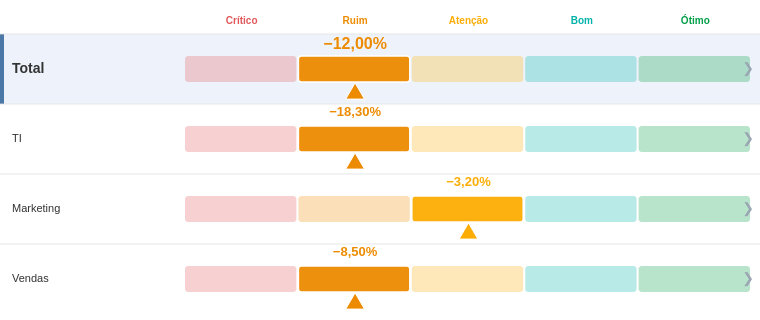

Specify this chart in Vega-Lite:
### Vega specification from a JSON file in a GitHub repository (floating-point values rounded to 4 significant figures)
{"$schema": "https://vega.github.io/schema/vega/v6.json", "description": "PROTÓTIPO (rev animação) — igual à versão Deneb, mas com 'width' e dataset fictício embutido (valores em R$ mil) para testar a transição animada em vega.github.io/editor.", "width": 760, "height": 320, "autosize": {"type": "none", "resize": true, "contains": "padding"}, "padding": {"left": 0, "right": 0, "top": 8, "bottom": 8}, "signals": [{"name": "totalWidth", "update": "width"}, {"name": "labelWidth", "value": 185}, {"name": "barAreaWidth", "update": "totalWidth - labelWidth - 8"}, {"name": "segW", "update": "barAreaWidth / 5"}, {"name": "headerH", "value": 26}, {"name": "rowH", "value": 70}, {"name": "barH", "value": 26}, {"name": "barOffY", "value": 22}, {"name": "topPad", "value": 58}, {"name": "projRowH", "value": 42}, {"name": "chartPad", "value": 80}, {"name": "chartLeft", "update": "labelWidth + chartPad"}, {"name": "chartRight", "update": "totalWidth - chartPad"}, {"name": "centerX", "update": "(chartLeft + chartRight) / 2"}, {"name": "divMax", "update": "data('childExtent').length ? data('childExtent')[0].maxAbs : 1"}, {"name": "nChild", "update": "data('children').length"}, {"name": "currentNode", "value": null, "on": [{"events": "@areaRow:click", "update": "datum.Nome"}, {"events": "@backBtn:click", "update": "null"}]}, {"name": "animMs", "value": 350}, {"name": "animStart", "value": 0, "on": [{"events": {"signal": "currentNode"}, "update": "now()"}]}, {"name": "tRaw", "value": 1, "on": [{"events": {"type": "timer", "throttle": 20}, "update": "animStart > 0 ? min((now() - animStart) / animMs, 1) : 1"}]}, {"name": "tEase", "update": "tRaw * (2 - tRaw)"}], "data": [{"name": "dataset", "values": [{"Nome": "Total", "Pai": null, "Nivel": 1, "Ordem": 0, "Desvio": -12.0, "Nota": 2, "Planejado": 2160, "Realizado": 2420}, {"Nome": "TI", "Pai": "Total", "Nivel": 2, "Ordem": 1, "Desvio": -18.3, "Nota": 2, "Planejado": 1000, "Realizado": 1183}, {"Nome": "Marketing", "Pai": "Total", "Nivel": 2, "Ordem": 2, "Desvio": -3.2, "Nota": 3, "Planejado": 410, "Realizado": 423}, {"Nome": "Vendas", "Pai": "Total", "Nivel": 2, "Ordem": 3, "Desvio": -8.5, "Nota": 2, "Planejado": 750, "Realizado": 814}, {"Nome": "Migração ERP", "Pai": "TI", "Nivel": 3, "Ordem": 0, "Desvio": -28.0, "Nota": 1, "Planejado": 500, "Realizado": 640}, {"Nome": "Upgrade Wi-Fi", "Pai": "TI", "Nivel": 3, "Ordem": 0, "Desvio": -18.7, "Nota": 2, "Planejado": 80, "Realizado": 95}, {"Nome": "Data Lake", "Pai": "TI", "Nivel": 3, "Ordem": 0, "Desvio": -10.0, "Nota": 2, "Planejado": 300, "Realizado": 330}, {"Nome": "Helpdesk", "Pai": "TI", "Nivel": 3, "Ordem": 0, "Desvio": 18.3, "Nota": 4, "Planejado": 120, "Realizado": 98}, {"Nome": "Rebranding", "Pai": "Marketing", "Nivel": 3, "Ordem": 0, "Desvio": -16.6, "Nota": 2, "Planejado": 150, "Realizado": 175}, {"Nome": "Campanha Verão", "Pai": "Marketing", "Nivel": 3, "Ordem": 0, "Desvio": 5.0, "Nota": 4, "Planejado": 200, "Realizado": 190}, {"Nome": "SEO", "Pai": "Marketing", "Nivel": 3, "Ordem": 0, "Desvio": 3.3, "Nota": 4, "Planejado": 60, "Realizado": 58}, {"Nome": "Expansão Nordeste", "Pai": "Vendas", "Nivel": 3, "Ordem": 0, "Desvio": -20.0, "Nota": 1, "Planejado": 250, "Realizado": 300}, {"Nome": "CRM Novo", "Pai": "Vendas", "Nivel": 3, "Ordem": 0, "Desvio": -3.75, "Nota": 3, "Planejado": 400, "Realizado": 415}, {"Nome": "Treinamento Equipe", "Pai": "Vendas", "Nivel": 3, "Ordem": 0, "Desvio": 1.0, "Nota": 4, "Planejado": 100, "Realizado": 99}]}, {"name": "regua", "source": "dataset", "transform": [{"type": "filter", "expr": "datum.Nivel <= 2 && currentNode === null"}, {"type": "collect", "sort": {"field": "Ordem"}}, {"type": "formula", "as": "rowY", "expr": "datum.Ordem * rowH + headerH"}]}, {"name": "empresaBand", "source": "regua", "transform": [{"type": "filter", "expr": "datum.Nivel === 1"}]}, {"name": "zonas", "source": "regua", "transform": [{"type": "formula", "as": "zoneArr", "expr": "[1, 2, 3, 4, 5]"}, {"type": "flatten", "fields": ["zoneArr"], "as": ["notaZona"]}]}, {"name": "zoneMeta", "values": [{"n": 1, "label": "Crítico"}, {"n": 2, "label": "Ruim"}, {"n": 3, "label": "Atenção"}, {"n": 4, "label": "Bom"}, {"n": 5, "label": "Ótimo"}], "transform": [{"type": "filter", "expr": "currentNode === null"}]}, {"name": "children", "source": "dataset", "transform": [{"type": "filter", "expr": "currentNode !== null && datum.Pai === currentNode"}, {"type": "formula", "as": "saldo", "expr": "datum.Planejado - datum.Realizado"}, {"type": "formula", "as": "absSaldo", "expr": "abs(datum.saldo)"}, {"type": "collect", "sort": {"field": "absSaldo", "order": "descending"}}, {"type": "window", "ops": ["row_number"], "as": ["idx"]}, {"type": "formula", "as": "rowY", "expr": "topPad + (datum.idx - 1) * projRowH"}]}, {"name": "childExtent", "source": "children", "transform": [{"type": "aggregate", "fields": ["absSaldo"], "ops": ["max"], "as": ["maxAbs"]}]}, {"name": "navState", "values": [{}], "transform": [{"type": "filter", "expr": "currentNode !== null"}]}], "scales": [{"name": "colorScale", "type": "ordinal", "domain": [1, 2, 3, 4, 5], "range": ["#e15759", "#ED8B00", "#fcad04", "#00b2a9", "#009e47"]}, {"name": "xDiv", "type": "linear", "zero": false, "clamp": true, "domain": [{"signal": "-divMax"}, {"signal": "divMax"}], "range": [{"signal": "chartLeft"}, {"signal": "chartRight"}]}], "marks": [{"type": "rect", "from": {"data": "empresaBand"}, "encode": {"update": {"x": {"value": 0}, "width": {"signal": "totalWidth"}, "y": {"signal": "datum.rowY"}, "height": {"signal": "rowH"}, "fill": {"value": "#eef3fb"}, "opacity": {"signal": "tEase"}}}}, {"type": "rect", "from": {"data": "empresaBand"}, "encode": {"update": {"x": {"value": 0}, "width": {"value": 4}, "y": {"signal": "datum.rowY"}, "height": {"signal": "rowH"}, "fill": {"value": "#4c78a8"}, "opacity": {"signal": "tEase"}}}}, {"type": "text", "from": {"data": "zoneMeta"}, "encode": {"enter": {"align": {"value": "center"}, "baseline": {"value": "middle"}, "fontSize": {"value": 10}, "fontWeight": {"value": "bold"}}, "update": {"x": {"signal": "labelWidth + (datum.n - 0.5) * segW"}, "y": {"signal": "headerH / 2"}, "text": {"field": "label"}, "fill": {"signal": "scale('colorScale', datum.n)"}, "limit": {"signal": "segW - 4"}, "opacity": {"signal": "tEase"}}}}, {"type": "rule", "from": {"data": "regua"}, "encode": {"enter": {"stroke": {"value": "#e0e0e0"}, "strokeWidth": {"value": 1}}, "update": {"x": {"value": 0}, "x2": {"signal": "totalWidth"}, "y": {"field": "rowY"}, "opacity": {"signal": "0.8 * tEase"}}}}, {"type": "rect", "from": {"data": "zonas"}, "encode": {"enter": {"strokeWidth": {"value": 1.5}, "cornerRadius": {"value": 3}}, "update": {"x": {"signal": "labelWidth + (datum.notaZona - 1) * segW"}, "width": {"signal": "segW - 2"}, "y": {"signal": "datum.rowY + barOffY"}, "height": {"signal": "barH"}, "fill": {"signal": "scale('colorScale', datum.notaZona)"}, "fillOpacity": {"signal": "!isValid(datum.Nota) ? 0.55 : (datum.notaZona === datum.Nota ? 0.95 : 0.28)"}, "stroke": {"signal": "datum.notaZona === datum.Nota ? '#ffffff' : null"}, "opacity": {"signal": "tEase"}}}}, {"type": "text", "from": {"data": "regua"}, "encode": {"enter": {"align": {"value": "left"}, "baseline": {"value": "middle"}, "fill": {"value": "#333333"}}, "update": {"x": {"value": 12}, "y": {"signal": "datum.rowY + barOffY + barH / 2"}, "text": {"field": "Nome"}, "fontSize": {"signal": "datum.Nivel === 1 ? 14 : 11"}, "fontWeight": {"signal": "datum.Nivel === 1 ? 'bold' : 'normal'"}, "limit": {"signal": "labelWidth - 20"}, "opacity": {"signal": "tEase"}}}}, {"type": "text", "from": {"data": "regua"}, "encode": {"enter": {"align": {"value": "center"}, "baseline": {"value": "top"}, "fontWeight": {"value": "bold"}}, "update": {"x": {"signal": "isValid(datum.Nota) ? labelWidth + (datum.Nota - 0.5) * segW : labelWidth + barAreaWidth / 2"}, "y": {"signal": "datum.rowY + 2"}, "text": {"signal": "isValid(datum.Desvio) ? replace(format(datum.Desvio, '.2f'), '.', ',') + '%' : '--'"}, "fontSize": {"signal": "datum.Nivel === 1 ? 16 : 13"}, "fill": {"signal": "isValid(datum.Nota) ? scale('colorScale', datum.Nota) : '#aaaaaa'"}, "opacity": {"signal": "tEase"}}}}, {"type": "symbol", "from": {"data": "regua"}, "encode": {"enter": {"shape": {"value": "triangle-up"}, "stroke": {"value": "white"}, "strokeWidth": {"value": 1}}, "update": {"x": {"signal": "isValid(datum.Nota) ? labelWidth + (datum.Nota - 0.5) * segW : -999"}, "y": {"signal": "datum.rowY + barOffY + barH + 9"}, "size": {"signal": "min(segW * 14, 350)"}, "fill": {"signal": "isValid(datum.Nota) ? scale('colorScale', datum.Nota) : 'transparent'"}, "opacity": {"signal": "(isValid(datum.Nota) ? 1 : 0) * tEase"}}}}, {"type": "text", "from": {"data": "regua"}, "encode": {"enter": {"align": {"value": "center"}, "baseline": {"value": "middle"}, "fontSize": {"value": 14}, "fill": {"value": "#9aa6b2"}}, "update": {"x": {"signal": "totalWidth - 12"}, "y": {"signal": "datum.rowY + barOffY + barH / 2"}, "text": {"value": "❯"}, "opacity": {"signal": "tEase"}}}}, {"type": "rect", "name": "areaRow", "from": {"data": "regua"}, "encode": {"enter": {"cursor": {"value": "pointer"}, "fill": {"value": "#4c78a8"}}, "update": {"x": {"value": 0}, "width": {"signal": "totalWidth"}, "y": {"signal": "datum.rowY"}, "height": {"signal": "rowH"}, "fillOpacity": {"value": 0}, "tooltip": {"signal": "{'Nó': datum.Nome, 'Desvio': isValid(datum.Desvio) ? replace(format(datum.Desvio, '.2f'), '.', ',') + '%' : '--', 'Nota': isValid(datum.Nota) ? datum.Nota : '--', 'Planejado': 'R$ ' + replace(format(datum.Planejado, ',.0f'), /,/g, '.') + ' mil', 'Realizado': 'R$ ' + replace(format(datum.Realizado, ',.0f'), /,/g, '.') + ' mil'}"}}, "hover": {"fillOpacity": {"value": 0.1}}}}, {"type": "rule", "from": {"data": "navState"}, "encode": {"update": {"x": {"signal": "centerX"}, "y": {"signal": "topPad - 12"}, "y2": {"signal": "topPad + nChild * projRowH - 12"}, "stroke": {"value": "#9aa6b2"}, "strokeWidth": {"value": 1.5}, "opacity": {"signal": "tEase"}}}}, {"type": "text", "from": {"data": "navState"}, "encode": {"enter": {"align": {"value": "right"}, "baseline": {"value": "bottom"}, "fontSize": {"value": 10}, "fill": {"value": "#c0504d"}}, "update": {"x": {"signal": "centerX - 8"}, "y": {"signal": "topPad - 14"}, "text": {"value": "◄ Estouro (gastou mais)"}, "opacity": {"signal": "tEase"}}}}, {"type": "text", "from": {"data": "navState"}, "encode": {"enter": {"align": {"value": "left"}, "baseline": {"value": "bottom"}, "fontSize": {"value": 10}, "fill": {"value": "#4e9a51"}}, "update": {"x": {"signal": "centerX + 8"}, "y": {"signal": "topPad - 14"}, "text": {"value": "Economia (gastou menos) ►"}, "opacity": {"signal": "tEase"}}}}, {"type": "rect", "from": {"data": "children"}, "encode": {"enter": {"cornerRadius": {"value": 3}}, "update": {"x": {"signal": "centerX + (scale('xDiv', min(datum.saldo, 0)) - centerX) * tEase"}, "x2": {"signal": "centerX + (scale('xDiv', max(datum.saldo, 0)) - centerX) * tEase"}, "y": {"signal": "datum.rowY + 8"}, "height": {"value": 26}, "fill": {"signal": "scale('colorScale', datum.Nota)"}, "opacity": {"signal": "tEase"}, "tooltip": {"signal": "{'Item': datum.Nome, 'Planejado': 'R$ ' + replace(format(datum.Planejado, ',.0f'), /,/g, '.') + ' mil', 'Realizado': 'R$ ' + replace(format(datum.Realizado, ',.0f'), /,/g, '.') + ' mil', 'Saldo': (datum.saldo < 0 ? '−' : '+') + 'R$ ' + replace(format(datum.absSaldo, ',.0f'), /,/g, '.') + ' mil', 'Desvio': replace(format(datum.Desvio, '.1f'), '.', ',') + '%'}"}}}}, {"type": "text", "from": {"data": "children"}, "encode": {"enter": {"align": {"value": "left"}, "baseline": {"value": "middle"}, "fill": {"value": "#333333"}, "fontSize": {"value": 11}}, "update": {"x": {"value": 6}, "y": {"signal": "datum.rowY + 21"}, "text": {"field": "Nome"}, "limit": {"signal": "labelWidth - 12"}, "opacity": {"signal": "tEase"}}}}, {"type": "text", "from": {"data": "children"}, "encode": {"enter": {"baseline": {"value": "middle"}, "fontSize": {"value": 11}, "fontWeight": {"value": "bold"}}, "update": {"x": {"signal": "(centerX + (scale('xDiv', datum.saldo) - centerX) * tEase) + (datum.saldo < 0 ? -6 : 6)"}, "y": {"signal": "datum.rowY + 21"}, "align": {"signal": "datum.saldo < 0 ? 'right' : 'left'"}, "text": {"signal": "(datum.saldo < 0 ? '−' : '+') + 'R$ ' + replace(format(datum.absSaldo, ',.0f'), /,/g, '.') + ' mil  (' + replace(format(datum.Desvio, '.1f'), '.', ',') + '%)'"}, "fill": {"signal": "scale('colorScale', datum.Nota)"}, "opacity": {"signal": "tEase"}}}}, {"type": "group", "name": "backBtn", "from": {"data": "navState"}, "encode": {"enter": {"cursor": {"value": "pointer"}}, "update": {"x": {"value": 0}, "y": {"value": 6}, "width": {"value": 96}, "height": {"value": 26}, "fill": {"value": "#f0f0f0"}, "stroke": {"value": "#cccccc"}, "cornerRadius": {"value": 4}, "opacity": {"signal": "tEase"}}}, "marks": [{"type": "text", "encode": {"enter": {"align": {"value": "center"}, "baseline": {"value": "middle"}, "fill": {"value": "#444444"}, "fontSize": {"value": 11}, "fontWeight": {"value": "bold"}}, "update": {"x": {"value": 48}, "y": {"value": 13}, "text": {"value": "← Voltar"}}}}]}, {"type": "text", "from": {"data": "navState"}, "encode": {"enter": {"align": {"value": "left"}, "baseline": {"value": "middle"}, "fill": {"value": "#333333"}, "fontSize": {"value": 13}, "fontWeight": {"value": "bold"}}, "update": {"x": {"value": 108}, "y": {"value": 15}, "text": {"signal": "'Ofensores · ' + currentNode"}, "opacity": {"signal": "tEase"}}}}, {"type": "text", "from": {"data": "navState"}, "encode": {"enter": {"align": {"value": "left"}, "baseline": {"value": "middle"}, "fill": {"value": "#9aa6b2"}, "fontSize": {"value": 10}}, "update": {"x": {"value": 108}, "y": {"value": 30}, "text": {"value": "Valores em R$ mil"}, "opacity": {"signal": "tEase"}}}}]}
